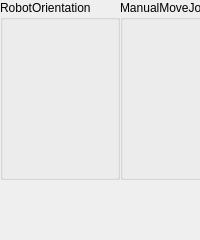
  <widget class="QDockWidget" name="dockWidget789">
   <property name="sizePolicy">
    <sizepolicy hsizetype="Minimum" vsizetype="Minimum">
     <horstretch>1</horstretch>
     <verstretch>0</verstretch>
    </sizepolicy>
   </property>
   <property name="minimumSize">
    <size>
     <width>200</width>
     <height>240</height>
    </size>
   </property>
   <property name="maximumSize">
    <size>
     <width>524287</width>
     <height>250</height>
    </size>
   </property>
   <property name="sizeIncrement">
    <size>
     <width>0</width>
     <height>0</height>
    </size>
   </property>
   <property name="baseSize">
    <size>
     <width>0</width>
     <height>0</height>
    </size>
   </property>
   <property name="floating">
    <bool>false</bool>
   </property>
   <property name="features">
    <set>QDockWidget::DockWidgetClosable|QDockWidget::DockWidgetFloatable|QDockWidget::DockWidgetMovable</set>
   </property>
   <property name="allowedAreas">
    <set>Qt::AllDockWidgetAreas</set>
   </property>
   <property name="windowTitle">
    <string>ManualMoveDockWindow</string>
   </property>
   <attribute name="dockWidgetArea">
    <number>2</number>
   </attribute>
   <widget class="QWidget" name="dockWidgetContents_789">
    <widget class="QGroupBox" name="RobotMoverGBox">
     <property name="geometry">
      <rect>
       <x>120</x>
       <y>0</y>
       <width>180</width>
       <height>180</height>
      </rect>
     </property>
     <property name="minimumSize">
      <size>
       <width>180</width>
       <height>180</height>
      </size>
     </property>
     <property name="maximumSize">
      <size>
       <width>16777215</width>
       <height>16777215</height>
      </size>
     </property>
     <property name="title">
      <string>ManualMoveJoyStick</string>
     </property>
     <property name="flat">
      <bool>false</bool>
     </property>
     <property name="checkable">
      <bool>false</bool>
     </property>
     <layout class="QGridLayout" name="RobotMoverXYGridLayout">
      <property name="leftMargin">
       <number>9</number>
      </property>
      <property name="topMargin">
       <number>9</number>
      </property>
      <property name="rightMargin">
       <number>9</number>
      </property>
      <property name="bottomMargin">
       <number>9</number>
      </property>
      <property name="verticalSpacing">
       <number>6</number>
      </property>
     </layout>
    </widget>
    <widget class="QGroupBox" name="OrientationVect">
     <property name="geometry">
      <rect>
       <x>0</x>
       <y>0</y>
       <width>120</width>
       <height>180</height>
      </rect>
     </property>
     <property name="minimumSize">
      <size>
       <width>110</width>
       <height>110</height>
      </size>
     </property>
     <property name="title">
      <string>RobotOrientation</string>
     </property>
     <layout class="QGridLayout" name="OrientationVectGridLay">
      <item row="0" column="0">
       <widget class="QLabel" name="OrientationVectlabel">
        <property name="sizePolicy">
         <sizepolicy hsizetype="Expanding" vsizetype="Expanding">
          <horstretch>0</horstretch>
          <verstretch>0</verstretch>
         </sizepolicy>
        </property>
        <property name="minimumSize">
         <size>
          <width>100</width>
          <height>100</height>
         </size>
        </property>
        <property name="text">
         <string/>
        </property>
        <property name="pixmap">
         <pixmap resource="RobotOriRes.qrc">:/RobOri/RobOrientation/robotOriResource/RobotOriIndicator.png</pixmap>
        </property>
        <property name="alignment">
         <set>Qt::AlignCenter</set>
        </property>
       </widget>
      </item>
     </layout>
    </widget>
   </widget>
  </widget>
